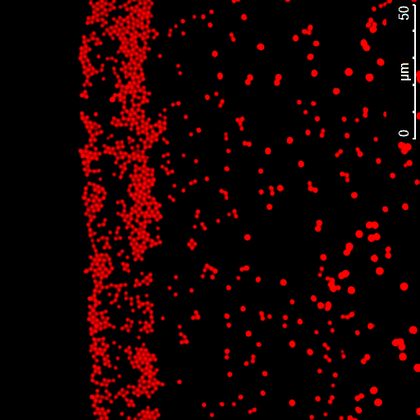
%> input picture Experiment_ Jurkat DNA15 ugml_2 um cPSL_3 mM KHP_1014_ch00_mod.png, 420 x 420 px, shrunk from 512 x 512 before the run
$ octave HumanDNAPorosityRedChannel.m   (GNU Octave 9; MATLAB toolbox functions it lacks are replaced by stand-ins)
%> lines starting %> are read from the running program, lines starting %| are printed output that depends on the picture
%%%%%%%%%%%% Setting up the source image %%%%%%%%%%%%%%%%%%
thr_img=100;   % threshold in pixels for red channel
scale_img=0.25; % micron/pixel as determined from the image scale
[img,map] = imread('Experiment_ Jurkat DNA15 ugml_2 um cPSL_3 mM KHP_1014_ch00_mod.png'); % Please input the image name details
%> img is the input picture: size 420x420x3 uint8; mean R, G, B 24.3, 0.6, 0.6
%> map = []
I = imread('Experiment_ Jurkat DNA15 ugml_2 um cPSL_3 mM KHP_1014_ch00_mod.png'); % Please input the image name details
size_img=size(img);
%> size_img = [420 420 3]
imshow('Experiment_ Jurkat DNA15 ugml_2 um cPSL_3 mM KHP_1014_ch00_mod.png') %Optional

%%%%%%%%%%%% Plotting the detected pixels along a line to check response %%%%%%%%%%%%%%%%%%
pixel_line=zeros(size_img(2),1); %Defining pixel_line array with # of elements equal to image size and of order 1
pixel_line = transpose(img(100,:,1)); %arbitrarily choosing 100th row of the pixeleted image as well as R or '1' of the image vector
%> pixel_line = 420 values, max 255 at index 111, min 0 at index 1, mean 17.69
plot(pixel_line)
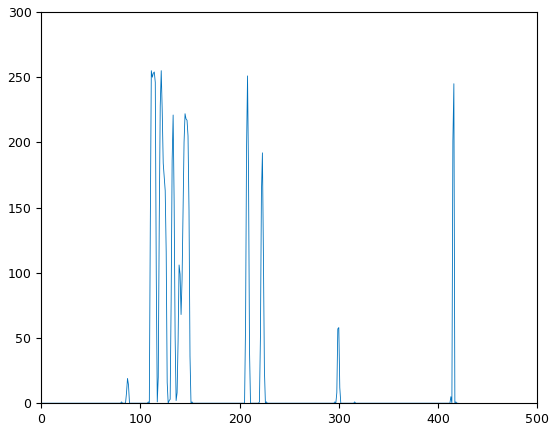
%> figure redrawn from the program's plot data; curve peaks at x = 111, y = 255


%%%%%%%%%%%% Calculating ring thickness along the line %%%%%%%%%%%%%%%%%%
count = 0;
for i = 1:size_img(2)
    if img(100,i,1)> thr_img
        count = count + 1; %counting the pixel numbers with values > 100
    end
end
%> after the loop, count = 33
thickness_img=count*scale_img %ring thickness in microns
%> thickness_img = 8.25

%%%%%%%%%%%% Selecting a region of interest (ROI) from the image for analysis %%%%%%%%%%%%%%%%%%
%> (the run ends here)

$ run again, with Experiment_m_lambda DNA_0.5 nM_1 um cPSL_10-4 vol fr_2 mM NaCl_1007_ch00.jpg saved as Experiment_ Jurkat DNA15 ugml_2 um cPSL_3 mM KHP_1014_ch00_mod.png
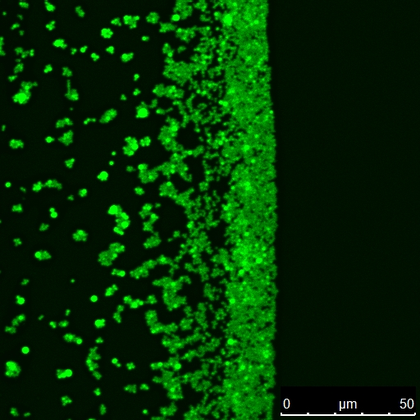
%> input picture Experiment_m_lambda DNA_0.5 nM_1 um cPSL_10-4 vol fr_2 mM NaCl_1007_ch00.jpg, 420 x 420 px, shrunk from 512 x 512 before the run
%> img is the input picture: size 420x420x3 uint8; mean R, G, B 2, 46.4, 2
%> map = []
%> pixel_line = 420 values, max 31 at index 15, min 0 at index 1, mean 1.34
%> `plot(pixel_line)`:
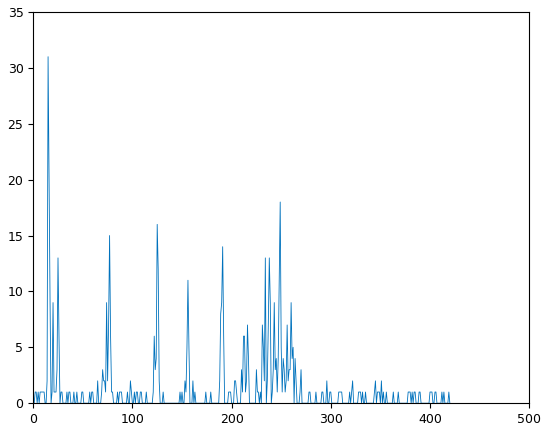
%> figure redrawn from the program's plot data; curve peaks at x = 15, y = 31
%> after the loop `for i = 1:size_img(2)`: count = 0
